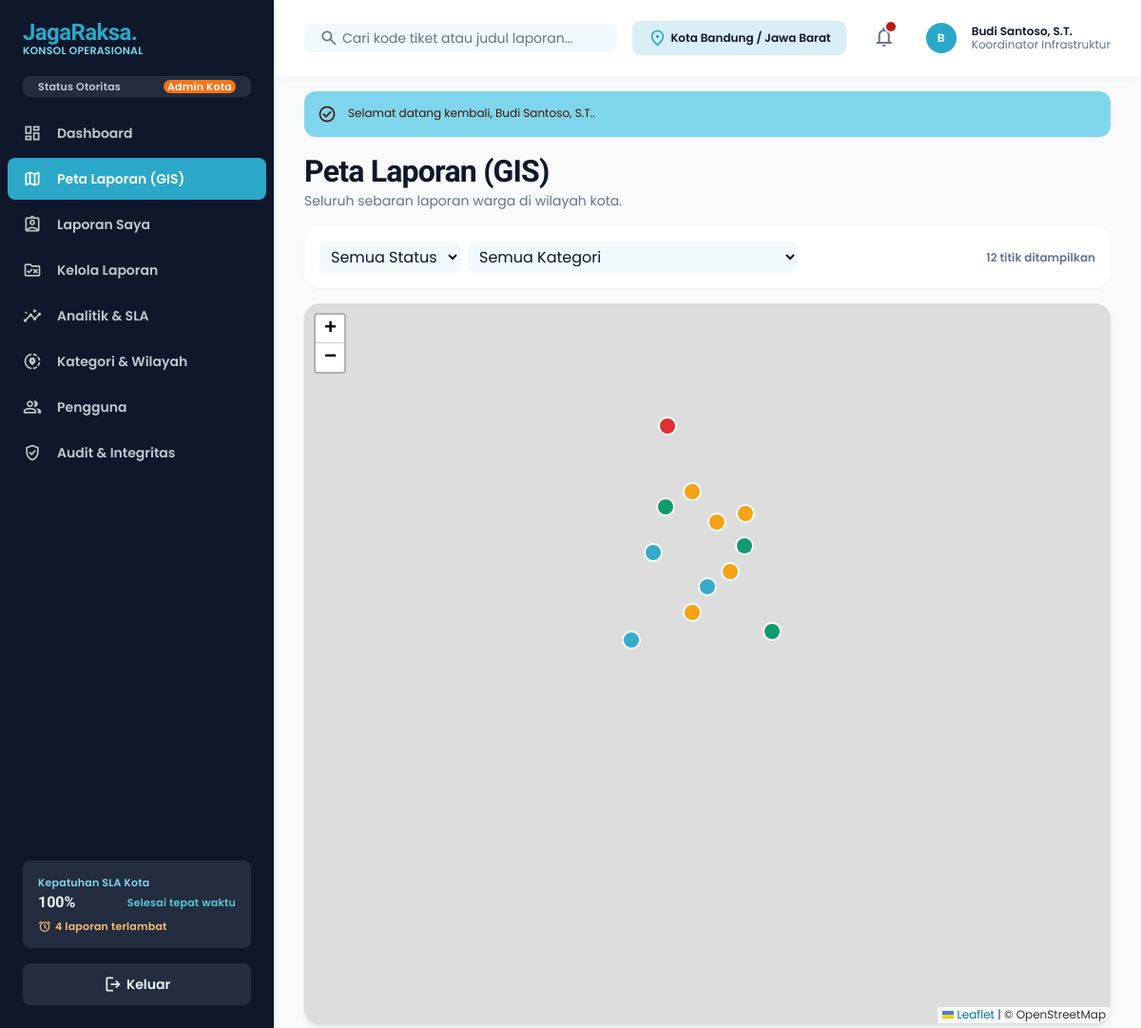
/peta.php (signed in), run on the app's committed database.
### tables this page shows
CREATE TABLE users (
  id          BIGINT UNSIGNED NOT NULL AUTO_INCREMENT,
  name        VARCHAR(150) NOT NULL,
  username    VARCHAR(50)  NOT NULL,
  email       VARCHAR(190) NOT NULL,
  phone       VARCHAR(25)  NULL,
  password    VARCHAR(255) NOT NULL,                  
  role        ENUM('admin','petugas','pelapor') NOT NULL DEFAULT 'pelapor',
  jabatan     VARCHAR(120) NULL,
  agency_id   INT UNSIGNED NULL,
  is_active   TINYINT(1)   NOT NULL DEFAULT 1,
  last_login  DATETIME     NULL,
  created_at  TIMESTAMP NOT NULL DEFAULT CURRENT_TIMESTAMP,
  PRIMARY KEY (id),
  UNIQUE KEY uq_users_username (username),
  UNIQUE KEY uq_users_email (email),
  KEY idx_users_role (role),
  CONSTRAINT fk_users_agency FOREIGN KEY (agency_id) REFERENCES agencies (id) ON DELETE SET NULL
);

### includes/core_v2.php (called while the page is built, shortened)
<?php
function sql_overdue_expr($a = 'r')
{
    return "(CASE WHEN {$a}.status = 'pending' THEN {$a}.respond_due_at ELSE {$a}.resolve_due_at END) < NOW()";
}
function sla_overview()
{
    $c = ['overdue' => 0, 'compliance' => null];
    try {
        $c['overdue'] = (int)db()->query("SELECT COUNT(*) FROM reports WHERE deleted_at IS NULL AND status IN ('pending','proses') AND " . sql_overdue_expr('reports'))->fetchColumn();
        $row = db()->query("SELECT COUNT(*) n, SUM(resolved_at <= resolve_due_at) ok FROM reports
                            WHERE deleted_at IS NULL AND status = 'selesai' AND resolved_at IS NOT NULL AND resolve_due_at IS NOT NULL")->fetch();
        $c['compliance'] = ($row && (int)$row['n'] > 0) ? round((int)$row['ok'] / (int)$row['n'] * 100, 1) : null;
    } catch (Throwable $ex) {
    }
    return $c;
}

### peta.php (the view, shortened to what this page needs)
<?php
require_once __DIR__ . '/config.php';
$user   = require_login();
$active = 'peta';
include __DIR__ . '/includes/app_top.php';
?>
<div class="mb-space-md">
  <h1 class="font-headline-xl text-headline-xl tracking-tight">Peta Laporan (GIS)</h1>
  <p class="font-body-md text-body-md text-on-surface-variant"><?= is_staff($user) ? 'Seluruh sebaran laporan warga di wilayah kota.' : 'Sebaran laporan yang Anda kirim.' ?></p>
</div>
<div class="bg-surface-container-lowest rounded-xl shadow-sm p-space-md mb-space-md flex flex-wrap gap-space-sm items-center">
  <select id="fs" class="rounded bg-surface-container-low px-space-sm py-space-xs"><option value="">Semua Status</option></select>
  <select id="fc" class="rounded bg-surface-container-low px-space-sm py-space-xs"><option value="">Semua Kategori</option></select>
  <span id="cnt" class="font-label-md text-label-md text-on-surface-variant ml-auto"></span>
</div>
<div id="gis" class="w-full h-[70vh] rounded-xl overflow-hidden shadow-md"></div>
<?php include __DIR__ . '/includes/app_bottom.php'; ?>

### includes/app_top.php (shortened to what this page needs)
<?php
require_once __DIR__ . '/../config.php';
$user = $user ?? require_login();
$menu = [
    ['dashboard',      'dashboard.php',        'dashboard',       'Dashboard',           ['admin','petugas','pelapor']],
    ['peta',           'peta.php',             'map',             'Peta Laporan (GIS)',  ['admin','petugas','pelapor']],
    ['laporan-saya',   'laporan-saya.php',     'assignment_ind',  'Laporan Saya',        ['admin','petugas','pelapor']],
    ['kelola',         'kelola-laporan.php',   'rule_folder',     'Kelola Laporan',      ['admin','petugas']],
    ['analitik',       'analitik.php',         'insights',        'Analitik & SLA',      ['admin','petugas']],
    ['kategori',       'kategori-wilayah.php', 'share_location',  'Kategori & Wilayah',  ['admin']],
    ['pengguna',       'pengguna.php',         'group',           'Pengguna',            ['admin']],
    ['audit',          'audit.php',            'verified_user',   'Audit & Integritas',  ['admin']],
];
$unread = (int)db()->query('SELECT COUNT(*) FROM notifications WHERE is_read = 0 AND user_id = ' . (int)$user['id'])->fetchColumn();
$sla = sla_overview();
$slaPct = $sla['compliance'] === null ? '-' : $sla['compliance'] . '%';
$searchAction = is_staff($user) ? 'kelola-laporan.php' : 'laporan-saya.php';
include __DIR__ . '/head.php';
?>
<body class="bg-background font-body-md text-on-surface antialiased">
<aside id="sidebar" class="fixed left-0 top-0 h-full w-72 bg-inverse-surface text-inverse-on-surface z-[1200] flex flex-col justify-between shadow-[0_1px_8px_rgba(16,42,67,0.08)] -translate-x-full lg:translate-x-0 transition-transform">
  <div class="flex flex-col">
    <a href="index.php" class="h-20 px-space-lg flex items-center gap-space-md">
      <div class="flex flex-col">
        <span class="font-extrabold text-2xl text-primary tracking-tight leading-none" style="font-family:'Bricolage Grotesque',Poppins,sans-serif">JagaRaksa.</span>
        <span class="font-label-sm text-label-sm text-tertiary-fixed leading-none mt-space-2xs">KONSOL OPERASIONAL</span>
      </div>
    </a>
    <div class="px-space-lg mb-space-md">
      <div class="flex items-center justify-between px-space-md py-space-xs rounded bg-surface-variant/10">
        <span class="font-label-sm text-label-sm text-inverse-on-surface/80">Status Otoritas</span>
        <span class="font-label-sm text-label-sm px-space-xs rounded bg-tertiary-container text-on-tertiary-container"><?= e(role_label($user['role'])) ?></span>
      </div>
    </div>
    <nav class="flex flex-col gap-space-xs px-space-sm">
      <?php foreach ($menu as [$key, $href, $icon, $label, $roles]): if (!in_array($user['role'], $roles, true)) continue;
        $on = ($active ?? '') === $key; ?>
        <a href="<?= $href ?>" <?= $on ? 'aria-current="page"' : '' ?>
           class="flex items-center gap-space-md px-space-md py-space-sm rounded transition-colors <?= $on ? 'bg-primary-container text-on-primary-container font-bold' : 'text-inverse-on-surface/80 hover:bg-surface-variant/20 hover:text-inverse-on-surface' ?>">
          <span class="material-symbols-outlined text-xl"><?= $icon ?></span>
          <span class="font-label-lg text-label-lg"><?= e($label) ?></span>
        </a>
      <?php endforeach; ?>
    </nav>
  </div>
  <div class="p-space-lg flex flex-col gap-space-md">
    <div class="p-space-md rounded bg-surface-variant/10 text-inverse-on-surface/80 flex flex-col gap-space-2xs">
      <span class="font-label-sm text-label-sm text-tertiary-fixed">Kepatuhan SLA Kota</span>
      <div class="flex items-center justify-between">
        <span class="font-headline-sm text-headline-sm text-inverse-on-surface"><?= e($slaPct) ?></span>
        <span class="font-label-sm text-label-sm text-tertiary-fixed-dim">Selesai tepat waktu</span>
      </div>
      <?php if (is_staff($user) && $sla['overdue'] > 0): ?>
      <a href="kelola-laporan.php?sla=overdue" class="mt-space-xs inline-flex items-center gap-1 font-label-sm text-label-sm text-orange-300 hover:underline"><span class="material-symbols-outlined text-[14px]">alarm</span><?= (int)$sla['overdue'] ?> laporan terlambat</a>
      <?php endif; ?>
    </div>
    <form method="post" action="logout.php"><?= csrf_field() ?>
      <button type="submit" class="w-full flex items-center justify-center gap-space-xs px-space-md py-space-sm rounded bg-surface-variant/10 hover:bg-surface-variant/25 transition-colors font-label-lg text-label-lg">
        <span class="material-symbols-outlined text-xl">logout</span> Keluar
      </button>
    </form>
  </div>
</aside>
<div class="lg:pl-72">
  <header class="fixed top-0 left-0 lg:left-72 right-0 h-20 bg-surface-container-lowest/90 backdrop-blur-md shadow-[0_1px_8px_rgba(16,42,67,0.04)] z-[1100] flex items-center justify-between px-margin-mobile lg:px-gutter-lg gap-space-md">
    <form method="get" action="<?= $searchAction ?>" class="flex items-center gap-space-md flex-1 max-w-lg">
      <div class="relative w-full">
        <span class="material-symbols-outlined absolute left-space-md top-1/2 -translate-y-1/2 text-on-surface-variant text-xl">search</span>
        <input name="q" value="<?= e($_GET['q'] ?? '') ?>" class="w-full pl-10 pr-space-md py-space-xs rounded bg-surface-container-low text-on-surface placeholder:text-on-surface-variant focus:outline-none focus:ring-2 focus:ring-primary font-body-md text-body-md" placeholder="Cari kode tiket atau judul laporan..." type="text"/>
      </div>
    </form>
    <div class="flex items-center gap-space-lg">
      <div class="hidden md:flex items-center gap-space-xs px-space-md py-space-xs rounded bg-surface-container-high text-on-surface">
        <span class="material-symbols-outlined text-primary text-xl">location_on</span>
        <span class="font-label-md text-label-md">Kota Bandung / Jawa Barat</span>
      </div>
      <div class="relative">
        <button type="button" onclick="document.getElementById('notifBox').classList.toggle('hidden')" class="relative p-space-xs rounded hover:bg-surface-container text-on-surface-variant hover:text-on-surface transition-colors">
          <span class="material-symbols-outlined text-2xl">notifications</span>
          <?php if ($unread): ?><span class="absolute top-1 right-1 w-2.5 h-2.5 rounded-full bg-error ring-2 ring-surface-container-lowest"></span><?php endif; ?>
        </button>
      </div>
      <div class="flex items-center gap-space-md pl-space-xs">
        <?= user_avatar($user) ?>
        <div class="hidden sm:flex flex-col text-left">
          <span class="font-label-md text-label-md text-on-surface leading-none"><?= e($user['name']) ?></span>
          <span class="font-body-sm text-body-sm text-on-surface-variant leading-none mt-space-2xs"><?= e($user['jabatan'] ?: role_label($user['role'])) ?></span>
        </div>
      </div>
    </div>
  </header>
  <main class="relative pt-20 bg-background min-h-screen px-margin-mobile lg:px-gutter-lg py-space-xl">
    <div class="flex flex-col w-full pt-space-md">
    <?= flash_render() ?>

### config.php (shortened to what this page needs)
<?php
function db()
{
    static $pdo = null;
    if ($pdo === null) {
        try {
            $pdo = new PDO(
                'mysql:host=' . DB_HOST . ';port=' . DB_PORT . ';dbname=' . DB_NAME . ';charset=utf8mb4',
                DB_USER,
                DB_PASS,
                [
                    PDO::ATTR_ERRMODE            => PDO::ERRMODE_EXCEPTION,
                    PDO::ATTR_DEFAULT_FETCH_MODE => PDO::FETCH_ASSOC,
                    PDO::ATTR_EMULATE_PREPARES   => true,
                ]
            );
            $pdo->exec("SET time_zone = '+07:00'");
        } catch (PDOException $ex) {
            http_response_code(500);
            $msg = 'Koneksi database gagal. Pastikan MySQL berjalan, database.sql sudah diimpor, dan kredensial di config.php benar.';
            if (APP_DEBUG) {
                $msg .= "\n\nDetail: " . $ex->getMessage() . "\n\nBuka diagnosa.php untuk pemeriksaan lengkap.";
            }
            header('Content-Type: text/plain; charset=utf-8');
            exit($msg);
        }
    }
    return $pdo;
}
function e($v)
{
    return htmlspecialchars((string)$v, ENT_QUOTES | ENT_SUBSTITUTE, 'UTF-8');
}
function flash_render()
{
    $f = $_SESSION['flash'];
    $ok  = $f['type'] === 'success';
    $cls = $ok ? 'bg-tertiary-fixed text-on-tertiary-fixed' : 'bg-error-container text-on-error-container';
    $ico = $ok ? 'check_circle' : 'error';
    return '<div class="flex items-start gap-3 p-3.5 rounded-lg mb-4 ' . $cls . '">'
        . '<span class="material-symbols-outlined text-[20px] shrink-0">' . $ico . '</span>'
        . '<p class="font-body-sm text-body-sm">' . e($f['msg']) . '</p></div>';
}
function current_user()
{
    static $loaded = false, $user = null;
    if (!$loaded) {
        if (!empty($_SESSION['uid'])) {
            $st = db()->prepare('SELECT u.*, a.name AS agency_name FROM users u
                                 LEFT JOIN agencies a ON a.id = u.agency_id
                                 WHERE u.id = ? AND u.is_active = 1');
            $st->execute([(int)$_SESSION['uid']]);
            $user = $st->fetch() ?: null;
        }
    }
    return $user;
}
function is_staff($u = null)
{
    $u = $u ?: current_user();
    return $u && in_array($u['role'], ['admin', 'petugas'], true);
}
function require_login()
{
    $u = current_user();
    return $u;
}
function role_label($role)
{
    $m = ['admin' => 'Admin Kota', 'petugas' => 'Petugas Lapangan', 'pelapor' => 'Warga Pelapor'];
    return $m[$role] ?? $role;
}
function user_avatar($u)
{
    $initial = mb_strtoupper(mb_substr($u['name'], 0, 1));
    return '<div class="w-8 h-8 rounded-full bg-primary-container text-on-primary-container flex items-center justify-center font-label-md text-label-md">'
        . e($initial) . '</div>';
}
require_once __DIR__ . '/includes/core_v2.php';

### includes/head.php (style rules this page uses)
.material-symbols-outlined { font-variation-settings:'FILL' 0,'wght' 400,'GRAD' 0,'opsz' 24 }
.leaflet-container { font-family:Poppins,sans-serif }
body { font-family:Poppins,sans-serif }
html { scroll-behavior:smooth }

### data on the page
users: role "Admin Kota", name "B", name "Budi Santoso, S.T.", jabatan "Koordinator Infrastruktur"

### other printed values
$label "Dashboard"
$label "Peta Laporan (GIS)"
$label "Laporan Saya"
$label "Kelola Laporan"
$label "Analitik & SLA"
$label "Kategori & Wilayah"
$label "Pengguna"
$label "Audit & Integritas"
$slaPct "100%"
$sla['overdue'] "4"
$f['msg'] "Selamat datang kembali, Budi Santoso, S.T.."
